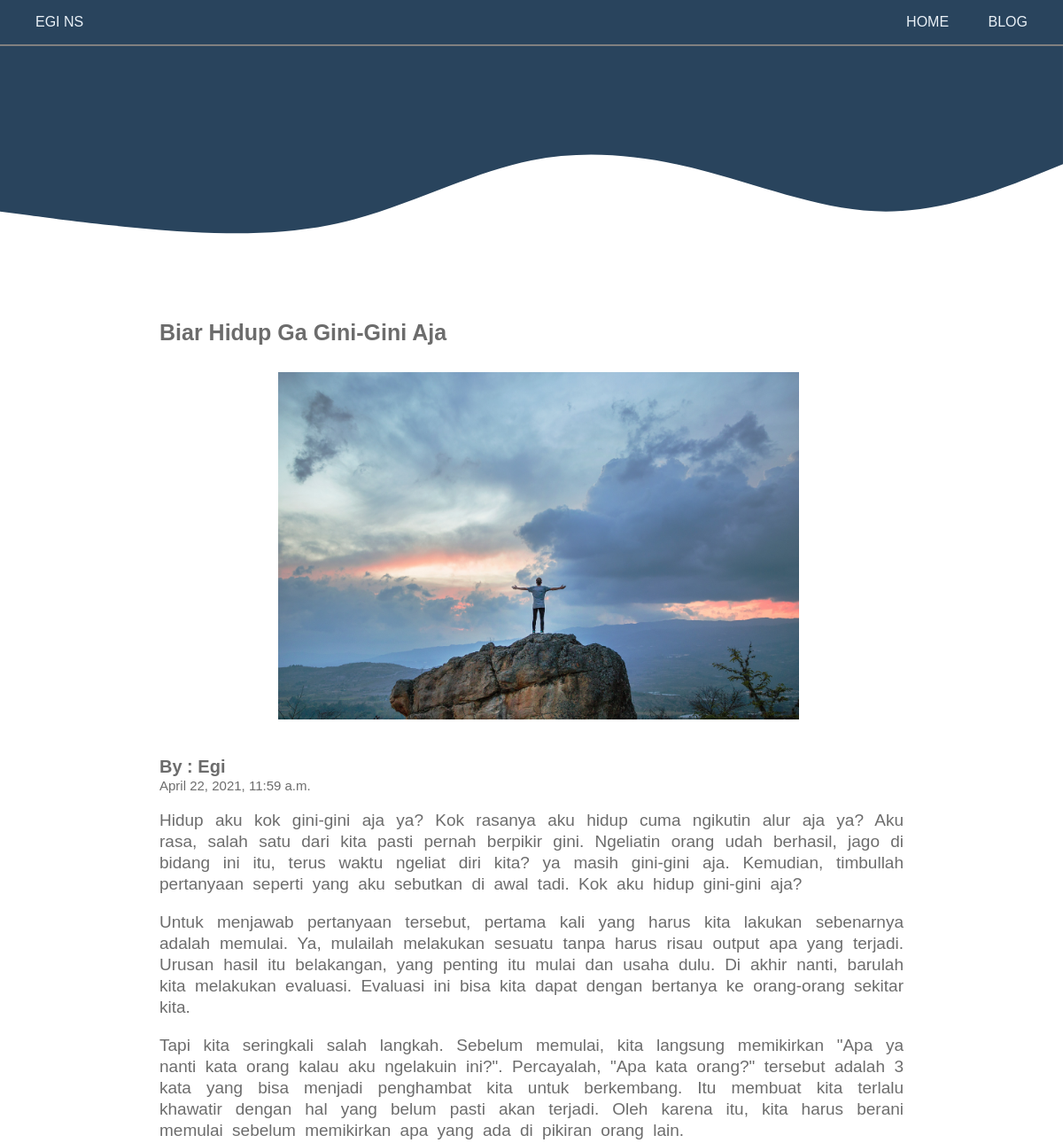
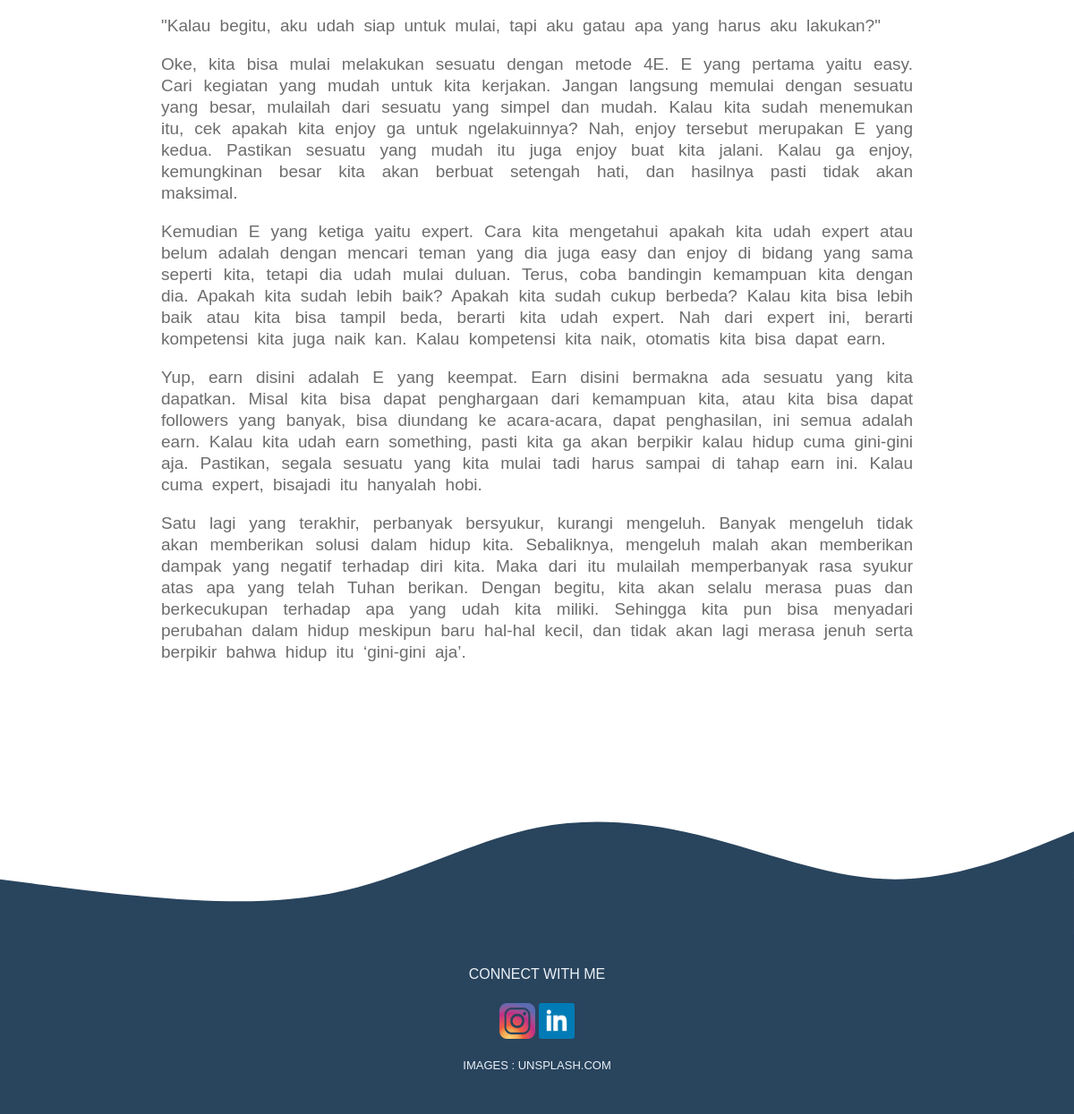
The app's page /blog/6 with its own data (2 pictures, top to bottom).
### myblog/models.py (models this page shows, shortened)
class Halaman(models.Model):
    gambar = models.ImageField(null=True, upload_to="static/image")
    judul = models.CharField(max_length=50)
    penulis = models.CharField(max_length=40)
    waktu = models.DateTimeField(auto_now_add=True)
    ringkasan = models.CharField(max_length=200, null=True)
    artikel = models.TextField()

### myblog/views.py (the view)
# urls.py: path('blog/<int:id_halaman>', full_artikel, name="full_artikel")
def full_artikel(request, id_halaman):
    artk = Halaman.objects.get(id=id_halaman)
    konteks = {
        'artk' : artk,
    }
    return render(request, 'full-artikel.html', konteks)

### myblog/templates/full-artikel.html (shortened to what this page needs)
{% load static %}
<!DOCTYPE html>
<html lang="en">
<head>
    <link rel="stylesheet" href="{% static 'css/artikelstyle.css' %}">
</head>
<div class="bar">
    <div class="egi">EGI NS</div>
    <a href="{% url 'home' %}" id="home">HOME</a>
    <a href="/blog/" id="blog">BLOG</a>
</div>
<body>
    <div class="artikel" >
        <h2>{{artk.judul}}</h2> <br><br><br>
        <img src="{{artk.gambar.url}}"/>
        <h5>By : {{artk.penulis}} <br>
            <span id='waktu'>{{artk.waktu}}</span></h5>
        <p>{{artk.artikel|linebreaks}}</p>
    </div>
    <div class="contact">
        <p>CONNECT WITH ME</p>
        <a href="https://www.instagram.com/egi_ns27" target="_blank"><img src="../../static/image/ig.png" alt="Instagram"></a>
        <a href="https://www.linkedin.com/in/eginawwarsukma/" target="_blank"><img src="../../static/image/linkedin.png" alt="Linkedin"></a>
        <div class="unsplash">IMAGES : <a href="https://www.unsplash.com" target="_blank">UNSPLASH.COM</a></div>
    </div>
</body>
</html>

### static/css/artikelstyle.css (style rules this page uses)
html, body, div, span, applet, object, iframe, h1, h2, h3, h4, h5, h6, blockquote, pre, a, abbr, acronym, address, big, cite, code, del, dfn, em, img, ins, kbd, q, s, samp, small, strike, strong, sub, sup, tt, var, b, u, i, center, dl, dt, dd, ol, ul, li, fieldset, form, label, legend, table, caption, tbody, tfoot, thead, tr, th, td, article, aside, canvas, details, embed, figure, figcaption, footer, header, hgroup, menu, nav, output, ruby, section, summary, time, mark, audio, video { margin: 0; padding: 0; border: 0; font-size: 100%; font: inherit; vertical-align: baseline; }
body { line-height: 1; }
html { scroll-behavior: smooth; }
.header, body { font-family: 'Gill Sans', 'Gill Sans MT', Calibri, 'Trebuchet MS', sans-serif; color: rgba(0, 0, 0, 0.575); }
.bar { height: 50px; background-color: #29445d; text-align: end; line-height: 50px; border-bottom: 2px solid gray; }
.bar .egi { text-align: left; font-size: 16px; color: #ebf2f8; position: relative; margin-left: 40px; }
.bar a { font-size: 16px; color: #ebf2f8; position:relative; top: -50px; margin-right: 40px; text-decoration: none; }
.artikel { padding: 3% 15%; text-align: justify; font-size: 19px; }
.artikel p { word-spacing: 5px; line-height: 24px; }
.artikel img { margin-top: -30px; margin-bottom: 20px; width: 70%; margin-left: 16%; margin-right: auto; }
.artikel h2, .artikel h2, .artikel h2 { font-size: 25px; font-weight: bolder; margin: 5px 0px; }
.artikel h5, .artikel h5, .artikel h5 { font-size: 20px; font-weight: bolder; margin: 20px 0px 7px 0px; }
.artikel h5 #waktu { font-size: 15px; font-weight: lighter; }
.contact { margin-top: -20px; background-color:#29445d; height: 200px; text-align: center; color:#ebf2f8; padding-top: 20px; box-sizing: border-box; }
.contact img { height: 40px; margin-top: 8px; display: inline-block; }
.unsplash { font-size: 13px; color:#ebf2f8; margin-top: 20px; }
.unsplash a { text-decoration: none; color:#ebf2f8; }

### records on screen
Halaman: judul "Biar Hidup Ga Gini-Gini Aja", gambar (picture), penulis "Egi", waktu "April 22, 2021, 11:59 a.m.", artikel "Hidup aku kok gini-gini aja ya? Kok rasanya aku hidup cuma ngikutin alur aja ya? Aku rasa, salah satu dari kita pasti pernah berpikir gini. Ngeliatin orang udah berhasil, jago di bidang ini itu, terus waktu ngeliat diri kita? ya masih gini-gini aja. Kemudian, timbullah pertanyaan seperti yang aku sebutkan di awal tadi. Kok aku hidup gini-gini aja? Untuk menjawab pertanyaan tersebut, pertama kali yang harus kita lakukan sebenarnya adalah memulai. Ya, mulailah melakukan sesuatu tanpa harus risau output apa yang terjadi. Urusan hasil itu belakangan, yang penting itu mulai dan usaha dulu. Di akhir nanti, barulah kita melakukan evaluasi. Evaluasi ini bisa kita dapat dengan bertanya ke…"
